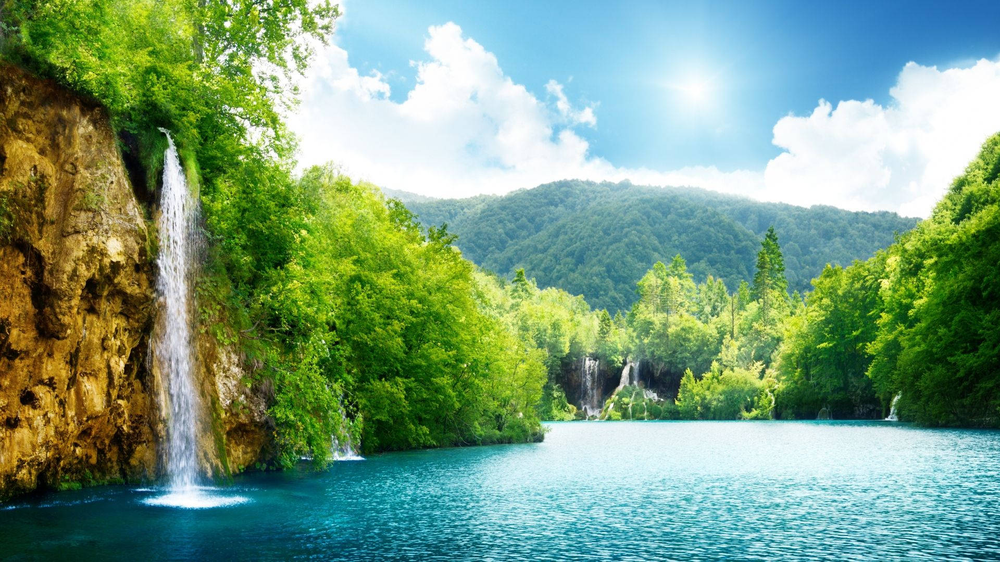
%> input picture Assignment 4/pic1.png, 1000 x 562 px, shrunk from 1920 x 1080 before the run
$ octave untitled.m   (GNU Octave 9; MATLAB toolbox functions it lacks are replaced by stand-ins)
%> lines starting %> are read from the running program, lines starting %| are printed output that depends on the picture
% Read the image into the workspace
img1 = imread('C:\Users\harsh\OneDrive\Desktop\UNT Subjects\Feature Engineering\Assignment 4\pic1.png');
%> img1 is the input picture: size 562x1000x3 uint8; mean R, G, B 121.7, 157, 126.7

% Convert the image to grayscale (optional)
if size(img1, 3) == 3
    img1 = rgb2gray(img1);
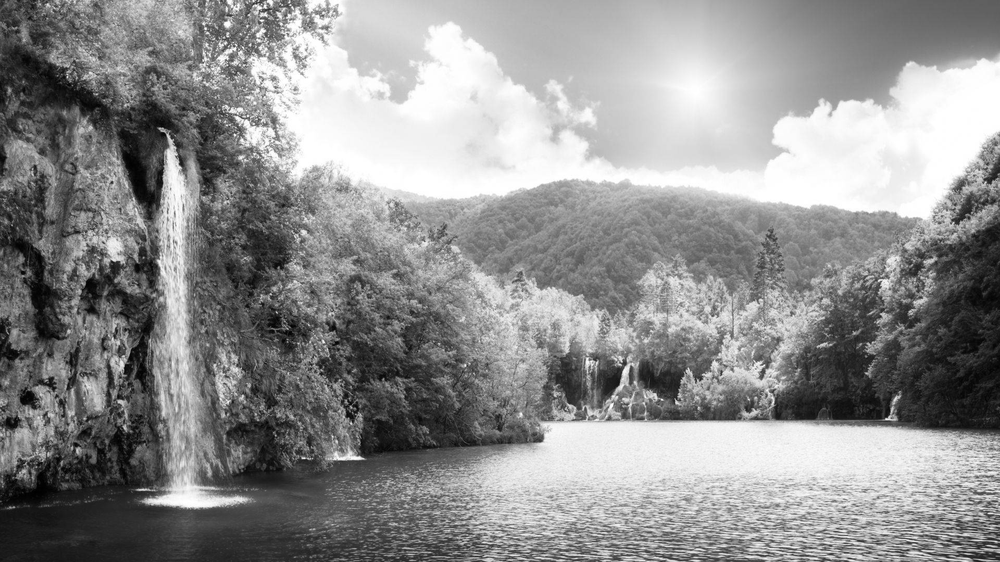
%> img1: size 562x1000 uint8; min 0, max 255, mean 143
end

% Apply Fourier Transform
fourier_img1 = fft2(double(img1));
% Shift the zero frequency components to the center
fourier_img1 = fftshift(fourier_img1);

% Display the original and Fourier transformed images
subplot(1, 2, 1);
imshow(uint8(img1));
title('Original Image');

subplot(1, 2, 2);
imshow(log(abs(fourier_img1) + 1), []); % Use log for better visualization
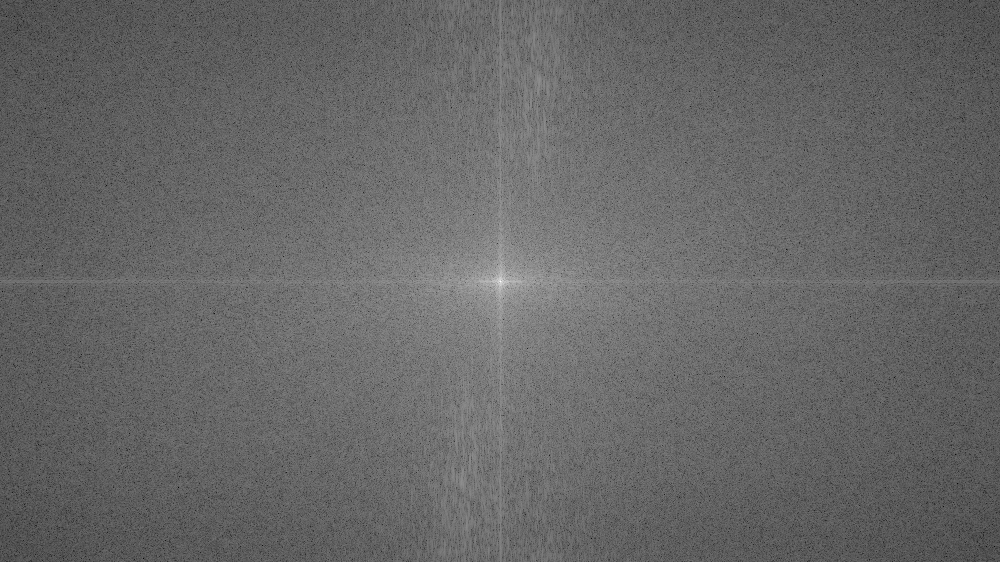
%> displayed picture: size 562x1000, on the screen's scale of 0 to 255; min 0, max 255, mean 102.4
title('Fourier Transformed Image');

colormap(gca, 'gray'); % Set the colormap to grayscale

% Optional: Save the Fourier transformed image
imwrite(log(abs(fourier_img1) + 1), 'fourier_transformed.png'); % Save the result to a file
